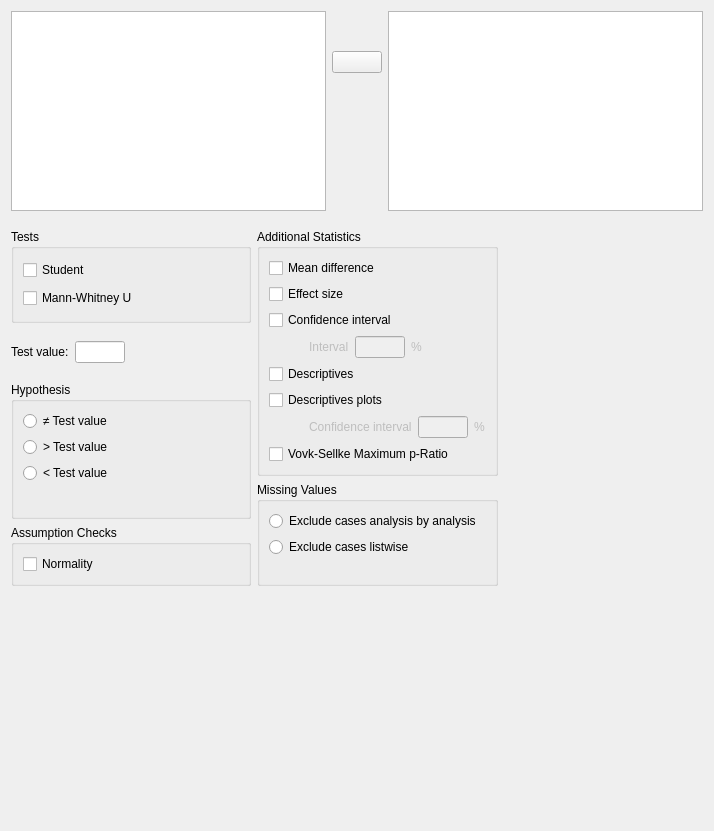
<?xml version="1.0" encoding="UTF-8"?>
<ui version="4.0">
 <class>TTestOneSampleForm</class>
 <widget class="QWidget" name="TTestOneSampleForm">
  <property name="geometry">
   <rect>
    <x>0</x>
    <y>0</y>
    <width>714</width>
    <height>831</height>
   </rect>
  </property>
  <property name="sizePolicy">
   <sizepolicy hsizetype="Fixed" vsizetype="Preferred">
    <horstretch>0</horstretch>
    <verstretch>0</verstretch>
   </sizepolicy>
  </property>
  <property name="windowTitle">
   <string>Form</string>
  </property>
  <layout class="QGridLayout" name="gridLayout_7">
   <property name="verticalSpacing">
    <number>0</number>
   </property>
   <item row="0" column="0">
    <widget class="QWidget" name="topWidget" native="true">
     <property name="sizePolicy">
      <sizepolicy hsizetype="Expanding" vsizetype="Fixed">
       <horstretch>0</horstretch>
       <verstretch>0</verstretch>
      </sizepolicy>
     </property>
     <property name="minimumSize">
      <size>
       <width>0</width>
       <height>0</height>
      </size>
     </property>
     <layout class="QGridLayout" name="gridLayout_8">
      <property name="leftMargin">
       <number>0</number>
      </property>
      <property name="topMargin">
       <number>0</number>
      </property>
      <property name="rightMargin">
       <number>0</number>
      </property>
      <property name="verticalSpacing">
       <number>0</number>
      </property>
      <item row="2" column="1">
       <spacer name="verticalSpacer_4">
        <property name="orientation">
         <enum>Qt::Vertical</enum>
        </property>
        <property name="sizeHint" stdset="0">
         <size>
          <width>20</width>
          <height>40</height>
         </size>
        </property>
       </spacer>
      </item>
      <item row="0" column="0" rowspan="3">
       <widget class="AvailableFieldsListView" name="listAvailableFields">
        <property name="sizePolicy">
         <sizepolicy hsizetype="Preferred" vsizetype="Fixed">
          <horstretch>0</horstretch>
          <verstretch>0</verstretch>
         </sizepolicy>
        </property>
        <property name="minimumSize">
         <size>
          <width>0</width>
          <height>200</height>
         </size>
        </property>
        <property name="maximumSize">
         <size>
          <width>16777215</width>
          <height>200</height>
         </size>
        </property>
        <property name="selectionMode">
         <enum>QAbstractItemView::ExtendedSelection</enum>
        </property>
       </widget>
      </item>
      <item row="0" column="2" rowspan="3">
       <widget class="BoundListView" name="variables">
        <property name="sizePolicy">
         <sizepolicy hsizetype="Preferred" vsizetype="Fixed">
          <horstretch>0</horstretch>
          <verstretch>0</verstretch>
         </sizepolicy>
        </property>
        <property name="minimumSize">
         <size>
          <width>0</width>
          <height>200</height>
         </size>
        </property>
        <property name="maximumSize">
         <size>
          <width>16777215</width>
          <height>200</height>
         </size>
        </property>
        <property name="selectionMode">
         <enum>QAbstractItemView::ExtendedSelection</enum>
        </property>
       </widget>
      </item>
      <item row="1" column="1">
       <widget class="AssignButton" name="buttonAssign_main_fields">
        <property name="sizePolicy">
         <sizepolicy hsizetype="Fixed" vsizetype="Fixed">
          <horstretch>0</horstretch>
          <verstretch>0</verstretch>
         </sizepolicy>
        </property>
        <property name="minimumSize">
         <size>
          <width>50</width>
          <height>0</height>
         </size>
        </property>
        <property name="maximumSize">
         <size>
          <width>50</width>
          <height>16777215</height>
         </size>
        </property>
        <property name="text">
         <string/>
        </property>
       </widget>
      </item>
      <item row="0" column="1">
       <spacer name="verticalSpacer_3">
        <property name="orientation">
         <enum>Qt::Vertical</enum>
        </property>
        <property name="sizeType">
         <enum>QSizePolicy::Fixed</enum>
        </property>
        <property name="sizeHint" stdset="0">
         <size>
          <width>20</width>
          <height>40</height>
         </size>
        </property>
       </spacer>
      </item>
     </layout>
    </widget>
   </item>
   <item row="1" column="0">
    <widget class="QWidget" name="widget_3" native="true">
     <property name="sizePolicy">
      <sizepolicy hsizetype="Fixed" vsizetype="Fixed">
       <horstretch>0</horstretch>
       <verstretch>0</verstretch>
      </sizepolicy>
     </property>
     <layout class="QGridLayout" name="gridLayout_2">
      <property name="leftMargin">
       <number>0</number>
      </property>
      <property name="rightMargin">
       <number>0</number>
      </property>
      <property name="bottomMargin">
       <number>0</number>
      </property>
      <item row="3" column="0" rowspan="3">
       <widget class="BoundGroupBox" name="hypothesis">
        <property name="sizePolicy">
         <sizepolicy hsizetype="Preferred" vsizetype="Preferred">
          <horstretch>0</horstretch>
          <verstretch>0</verstretch>
         </sizepolicy>
        </property>
        <property name="title">
         <string>Hypothesis</string>
        </property>
        <property name="flat">
         <bool>false</bool>
        </property>
        <layout class="QGridLayout" name="gridLayout_5">
         <item row="0" column="1" rowspan="3">
          <spacer name="horizontalSpacer">
           <property name="orientation">
            <enum>Qt::Horizontal</enum>
           </property>
           <property name="sizeType">
            <enum>QSizePolicy::Expanding</enum>
           </property>
           <property name="sizeHint" stdset="0">
            <size>
             <width>5</width>
             <height>20</height>
            </size>
           </property>
          </spacer>
         </item>
         <item row="1" column="0">
          <widget class="QRadioButton" name="_2groupOneGreater">
           <property name="sizePolicy">
            <sizepolicy hsizetype="Fixed" vsizetype="Fixed">
             <horstretch>0</horstretch>
             <verstretch>0</verstretch>
            </sizepolicy>
           </property>
           <property name="text">
            <string>&gt; Test value</string>
           </property>
          </widget>
         </item>
         <item row="0" column="0">
          <widget class="QRadioButton" name="_1notEqual">
           <property name="sizePolicy">
            <sizepolicy hsizetype="Fixed" vsizetype="Fixed">
             <horstretch>0</horstretch>
             <verstretch>0</verstretch>
            </sizepolicy>
           </property>
           <property name="text">
            <string>≠ Test value</string>
           </property>
          </widget>
         </item>
         <item row="2" column="0">
          <widget class="QRadioButton" name="_3groupTwoGreater">
           <property name="sizePolicy">
            <sizepolicy hsizetype="Fixed" vsizetype="Fixed">
             <horstretch>0</horstretch>
             <verstretch>0</verstretch>
            </sizepolicy>
           </property>
           <property name="text">
            <string>&lt; Test value</string>
           </property>
          </widget>
         </item>
         <item row="3" column="0">
          <spacer name="verticalSpacer">
           <property name="orientation">
            <enum>Qt::Vertical</enum>
           </property>
           <property name="sizeHint" stdset="0">
            <size>
             <width>20</width>
             <height>5</height>
            </size>
           </property>
          </spacer>
         </item>
        </layout>
       </widget>
      </item>
      <item row="5" column="1" rowspan="2">
       <widget class="BoundGroupBox" name="missingValues">
        <property name="sizePolicy">
         <sizepolicy hsizetype="Preferred" vsizetype="Preferred">
          <horstretch>0</horstretch>
          <verstretch>0</verstretch>
         </sizepolicy>
        </property>
        <property name="title">
         <string>Missing Values</string>
        </property>
        <property name="flat">
         <bool>false</bool>
        </property>
        <layout class="QGridLayout" name="gridLayout_6">
         <item row="0" column="1">
          <spacer name="horizontalSpacer_5">
           <property name="orientation">
            <enum>Qt::Horizontal</enum>
           </property>
           <property name="sizeHint" stdset="0">
            <size>
             <width>5</width>
             <height>20</height>
            </size>
           </property>
          </spacer>
         </item>
         <item row="0" column="0">
          <widget class="QRadioButton" name="_1excludeAnalysisByAnalysis">
           <property name="sizePolicy">
            <sizepolicy hsizetype="Fixed" vsizetype="Fixed">
             <horstretch>0</horstretch>
             <verstretch>0</verstretch>
            </sizepolicy>
           </property>
           <property name="text">
            <string>Exclude cases analysis by analysis</string>
           </property>
          </widget>
         </item>
         <item row="1" column="0">
          <widget class="QRadioButton" name="_2excludeListwise">
           <property name="sizePolicy">
            <sizepolicy hsizetype="Fixed" vsizetype="Fixed">
             <horstretch>0</horstretch>
             <verstretch>0</verstretch>
            </sizepolicy>
           </property>
           <property name="text">
            <string>Exclude cases listwise</string>
           </property>
          </widget>
         </item>
         <item row="2" column="0">
          <spacer name="verticalSpacer_2">
           <property name="orientation">
            <enum>Qt::Vertical</enum>
           </property>
           <property name="sizeHint" stdset="0">
            <size>
             <width>20</width>
             <height>5</height>
            </size>
           </property>
          </spacer>
         </item>
        </layout>
       </widget>
      </item>
      <item row="0" column="1" rowspan="5">
       <widget class="GroupBox" name="groupBox_7">
        <property name="sizePolicy">
         <sizepolicy hsizetype="Preferred" vsizetype="Preferred">
          <horstretch>0</horstretch>
          <verstretch>0</verstretch>
         </sizepolicy>
        </property>
        <property name="title">
         <string>Additional Statistics</string>
        </property>
        <layout class="QVBoxLayout" name="verticalLayout">
         <item>
          <widget class="BoundCheckBox" name="meanDifference">
           <property name="sizePolicy">
            <sizepolicy hsizetype="Fixed" vsizetype="Fixed">
             <horstretch>0</horstretch>
             <verstretch>0</verstretch>
            </sizepolicy>
           </property>
           <property name="text">
            <string>Mean difference</string>
           </property>
          </widget>
         </item>
         <item>
          <widget class="BoundCheckBox" name="effectSize">
           <property name="sizePolicy">
            <sizepolicy hsizetype="Fixed" vsizetype="Fixed">
             <horstretch>0</horstretch>
             <verstretch>0</verstretch>
            </sizepolicy>
           </property>
           <property name="text">
            <string>Effect size</string>
           </property>
          </widget>
         </item>
         <item>
          <widget class="BoundCheckBox" name="confidenceInterval">
           <property name="sizePolicy">
            <sizepolicy hsizetype="Fixed" vsizetype="Fixed">
             <horstretch>0</horstretch>
             <verstretch>0</verstretch>
            </sizepolicy>
           </property>
           <property name="text">
            <string>Confidence interval</string>
           </property>
          </widget>
         </item>
         <item>
          <widget class="QWidget" name="widgetConfidenceIntervalInterval" native="true">
           <property name="enabled">
            <bool>false</bool>
           </property>
           <property name="sizePolicy">
            <sizepolicy hsizetype="Fixed" vsizetype="Preferred">
             <horstretch>0</horstretch>
             <verstretch>0</verstretch>
            </sizepolicy>
           </property>
           <layout class="QGridLayout" name="gridLayout_10">
            <property name="leftMargin">
             <number>40</number>
            </property>
            <property name="topMargin">
             <number>0</number>
            </property>
            <property name="rightMargin">
             <number>0</number>
            </property>
            <property name="bottomMargin">
             <number>0</number>
            </property>
            <item row="0" column="0">
             <widget class="QLabel" name="label">
              <property name="sizePolicy">
               <sizepolicy hsizetype="Fixed" vsizetype="Fixed">
                <horstretch>0</horstretch>
                <verstretch>0</verstretch>
               </sizepolicy>
              </property>
              <property name="text">
               <string>Interval</string>
              </property>
             </widget>
            </item>
            <item row="0" column="1">
             <widget class="BoundTextBox" name="confidenceIntervalInterval">
              <property name="sizePolicy">
               <sizepolicy hsizetype="Fixed" vsizetype="Fixed">
                <horstretch>0</horstretch>
                <verstretch>0</verstretch>
               </sizepolicy>
              </property>
              <property name="minimumSize">
               <size>
                <width>50</width>
                <height>0</height>
               </size>
              </property>
              <property name="maximumSize">
               <size>
                <width>50</width>
                <height>16777215</height>
               </size>
              </property>
             </widget>
            </item>
            <item row="0" column="2">
             <widget class="QLabel" name="label_2">
              <property name="sizePolicy">
               <sizepolicy hsizetype="Fixed" vsizetype="Fixed">
                <horstretch>0</horstretch>
                <verstretch>0</verstretch>
               </sizepolicy>
              </property>
              <property name="text">
               <string>%</string>
              </property>
             </widget>
            </item>
           </layout>
          </widget>
         </item>
         <item>
          <widget class="BoundCheckBox" name="descriptives">
           <property name="sizePolicy">
            <sizepolicy hsizetype="Fixed" vsizetype="Fixed">
             <horstretch>0</horstretch>
             <verstretch>0</verstretch>
            </sizepolicy>
           </property>
           <property name="text">
            <string>Descriptives</string>
           </property>
          </widget>
         </item>
         <item>
          <widget class="BoundCheckBox" name="descriptivesPlots">
           <property name="sizePolicy">
            <sizepolicy hsizetype="Fixed" vsizetype="Fixed">
             <horstretch>0</horstretch>
             <verstretch>0</verstretch>
            </sizepolicy>
           </property>
           <property name="text">
            <string>Descriptives plots</string>
           </property>
          </widget>
         </item>
         <item>
          <widget class="QWidget" name="widgetDescriptivesPlotsConfidenceInterval" native="true">
           <property name="enabled">
            <bool>false</bool>
           </property>
           <property name="sizePolicy">
            <sizepolicy hsizetype="Fixed" vsizetype="Preferred">
             <horstretch>0</horstretch>
             <verstretch>0</verstretch>
            </sizepolicy>
           </property>
           <layout class="QGridLayout" name="gridLayout_4">
            <property name="leftMargin">
             <number>40</number>
            </property>
            <property name="topMargin">
             <number>0</number>
            </property>
            <property name="rightMargin">
             <number>0</number>
            </property>
            <property name="bottomMargin">
             <number>0</number>
            </property>
            <item row="0" column="1">
             <widget class="BoundTextBox" name="descriptivesPlotsConfidenceInterval">
              <property name="sizePolicy">
               <sizepolicy hsizetype="Fixed" vsizetype="Fixed">
                <horstretch>0</horstretch>
                <verstretch>0</verstretch>
               </sizepolicy>
              </property>
              <property name="minimumSize">
               <size>
                <width>50</width>
                <height>0</height>
               </size>
              </property>
              <property name="maximumSize">
               <size>
                <width>50</width>
                <height>16777215</height>
               </size>
              </property>
             </widget>
            </item>
            <item row="0" column="0">
             <widget class="QLabel" name="label_4">
              <property name="sizePolicy">
               <sizepolicy hsizetype="Fixed" vsizetype="Fixed">
                <horstretch>0</horstretch>
                <verstretch>0</verstretch>
               </sizepolicy>
              </property>
              <property name="text">
               <string>Confidence interval</string>
              </property>
             </widget>
            </item>
            <item row="0" column="2">
             <widget class="QLabel" name="label_5">
              <property name="sizePolicy">
               <sizepolicy hsizetype="Fixed" vsizetype="Fixed">
                <horstretch>0</horstretch>
                <verstretch>0</verstretch>
               </sizepolicy>
              </property>
              <property name="text">
               <string>%</string>
              </property>
             </widget>
            </item>
           </layout>
          </widget>
         </item>
         <item>
          <widget class="BoundCheckBox" name="VovkSellkeMPR">
           <property name="sizePolicy">
            <sizepolicy hsizetype="Fixed" vsizetype="Fixed">
             <horstretch>0</horstretch>
             <verstretch>0</verstretch>
            </sizepolicy>
           </property>
           <property name="text">
            <string>Vovk-Sellke Maximum p-Ratio</string>
           </property>
          </widget>
         </item>
        </layout>
       </widget>
      </item>
      <item row="6" column="0">
       <widget class="GroupBox" name="groupBox">
        <property name="sizePolicy">
         <sizepolicy hsizetype="Preferred" vsizetype="Preferred">
          <horstretch>0</horstretch>
          <verstretch>0</verstretch>
         </sizepolicy>
        </property>
        <property name="title">
         <string>Assumption Checks</string>
        </property>
        <layout class="QGridLayout" name="gridLayout_12">
         <item row="0" column="0">
          <widget class="BoundCheckBox" name="normalityTests">
           <property name="sizePolicy">
            <sizepolicy hsizetype="Fixed" vsizetype="Fixed">
             <horstretch>0</horstretch>
             <verstretch>0</verstretch>
            </sizepolicy>
           </property>
           <property name="text">
            <string>Normality</string>
           </property>
          </widget>
         </item>
         <item row="0" column="1">
          <spacer name="horizontalSpacer_3">
           <property name="orientation">
            <enum>Qt::Horizontal</enum>
           </property>
           <property name="sizeType">
            <enum>QSizePolicy::Expanding</enum>
           </property>
           <property name="sizeHint" stdset="0">
            <size>
             <width>5</width>
             <height>20</height>
            </size>
           </property>
          </spacer>
         </item>
        </layout>
       </widget>
      </item>
      <item row="2" column="0">
       <widget class="QWidget" name="widget_5" native="true">
        <property name="sizePolicy">
         <sizepolicy hsizetype="Preferred" vsizetype="Preferred">
          <horstretch>0</horstretch>
          <verstretch>0</verstretch>
         </sizepolicy>
        </property>
        <property name="minimumSize">
         <size>
          <width>240</width>
          <height>0</height>
         </size>
        </property>
        <layout class="QGridLayout" name="gridLayout">
         <property name="leftMargin">
          <number>0</number>
         </property>
         <item row="0" column="0">
          <widget class="QLabel" name="label_3">
           <property name="sizePolicy">
            <sizepolicy hsizetype="Fixed" vsizetype="Fixed">
             <horstretch>0</horstretch>
             <verstretch>0</verstretch>
            </sizepolicy>
           </property>
           <property name="text">
            <string>Test value:</string>
           </property>
          </widget>
         </item>
         <item row="0" column="1">
          <widget class="BoundTextBox" name="testValue">
           <property name="sizePolicy">
            <sizepolicy hsizetype="Fixed" vsizetype="Fixed">
             <horstretch>0</horstretch>
             <verstretch>0</verstretch>
            </sizepolicy>
           </property>
           <property name="minimumSize">
            <size>
             <width>50</width>
             <height>0</height>
            </size>
           </property>
           <property name="maximumSize">
            <size>
             <width>50</width>
             <height>16777215</height>
            </size>
           </property>
          </widget>
         </item>
         <item row="0" column="2">
          <spacer name="horizontalSpacer_2">
           <property name="orientation">
            <enum>Qt::Horizontal</enum>
           </property>
           <property name="sizeType">
            <enum>QSizePolicy::Expanding</enum>
           </property>
           <property name="sizeHint" stdset="0">
            <size>
             <width>5</width>
             <height>20</height>
            </size>
           </property>
          </spacer>
         </item>
        </layout>
       </widget>
      </item>
      <item row="0" column="0" rowspan="2">
       <widget class="GroupBox" name="tests">
        <property name="sizePolicy">
         <sizepolicy hsizetype="Preferred" vsizetype="Preferred">
          <horstretch>0</horstretch>
          <verstretch>0</verstretch>
         </sizepolicy>
        </property>
        <property name="title">
         <string>Tests</string>
        </property>
        <layout class="QGridLayout" name="gridLayout_11">
         <item row="1" column="0">
          <widget class="BoundCheckBox" name="mannWhitneyU">
           <property name="sizePolicy">
            <sizepolicy hsizetype="Fixed" vsizetype="Fixed">
             <horstretch>0</horstretch>
             <verstretch>0</verstretch>
            </sizepolicy>
           </property>
           <property name="text">
            <string>Mann-Whitney U</string>
           </property>
          </widget>
         </item>
         <item row="0" column="0">
          <widget class="BoundCheckBox" name="students">
           <property name="sizePolicy">
            <sizepolicy hsizetype="Fixed" vsizetype="Fixed">
             <horstretch>0</horstretch>
             <verstretch>0</verstretch>
            </sizepolicy>
           </property>
           <property name="text">
            <string>Student</string>
           </property>
          </widget>
         </item>
         <item row="0" column="1" rowspan="2">
          <spacer name="horizontalSpacer_4">
           <property name="orientation">
            <enum>Qt::Horizontal</enum>
           </property>
           <property name="sizeType">
            <enum>QSizePolicy::Expanding</enum>
           </property>
           <property name="sizeHint" stdset="0">
            <size>
             <width>5</width>
             <height>20</height>
            </size>
           </property>
          </spacer>
         </item>
        </layout>
       </widget>
      </item>
     </layout>
    </widget>
   </item>
   <item row="2" column="0">
    <spacer name="verticalSpacer_5">
     <property name="orientation">
      <enum>Qt::Vertical</enum>
     </property>
     <property name="sizeHint" stdset="0">
      <size>
       <width>20</width>
       <height>40</height>
      </size>
     </property>
    </spacer>
   </item>
  </layout>
  <zorder>topWidget</zorder>
  <zorder>widget_3</zorder>
  <zorder>verticalSpacer_5</zorder>
 </widget>
 <customwidgets>
  <customwidget>
   <class>AssignButton</class>
   <extends>QPushButton</extends>
   <header>widgets/assignbutton.h</header>
  </customwidget>
  <customwidget>
   <class>AvailableFieldsListView</class>
   <extends>QListView</extends>
   <header>widgets/availablefieldslistview.h</header>
  </customwidget>
  <customwidget>
   <class>GroupBox</class>
   <extends>QGroupBox</extends>
   <header>widgets/groupbox.h</header>
   <container>1</container>
  </customwidget>
  <customwidget>
   <class>BoundTextBox</class>
   <extends>QLineEdit</extends>
   <header>widgets/boundtextbox.h</header>
  </customwidget>
  <customwidget>
   <class>BoundGroupBox</class>
   <extends>QGroupBox</extends>
   <header>widgets/boundgroupbox.h</header>
   <container>1</container>
  </customwidget>
  <customwidget>
   <class>BoundCheckBox</class>
   <extends>QCheckBox</extends>
   <header>widgets/boundcheckbox.h</header>
  </customwidget>
  <customwidget>
   <class>BoundListView</class>
   <extends>QListView</extends>
   <header>widgets/boundlistview.h</header>
  </customwidget>
 </customwidgets>
 <resources/>
 <connections>
  <connection>
   <sender>confidenceInterval</sender>
   <signal>toggled(bool)</signal>
   <receiver>widgetConfidenceIntervalInterval</receiver>
   <slot>setEnabled(bool)</slot>
   <hints>
    <hint type="sourcelabel">
     <x>337</x>
     <y>324</y>
    </hint>
    <hint type="destinationlabel">
     <x>349</x>
     <y>353</y>
    </hint>
   </hints>
  </connection>
  <connection>
   <sender>descriptivesPlots</sender>
   <signal>toggled(bool)</signal>
   <receiver>widgetDescriptivesPlotsConfidenceInterval</receiver>
   <slot>setEnabled(bool)</slot>
   <hints>
    <hint type="sourcelabel">
     <x>332</x>
     <y>409</y>
    </hint>
    <hint type="destinationlabel">
     <x>382</x>
     <y>438</y>
    </hint>
   </hints>
  </connection>
 </connections>
</ui>
